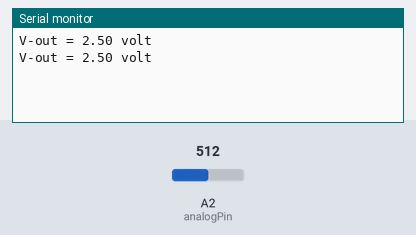
This sketch was run on a simulated Arduino Uno, built with avr-gcc and run on an emulated ATmega328P. On the bench: the last lines printed to the serial monitor. Inputs (shaded band) come from the test bench; at power-on: A2 (analogPin) = 512.

Above: at 1.5 s.
1.6 s: A2 (analogPin) set to 716
At 1.6 s:
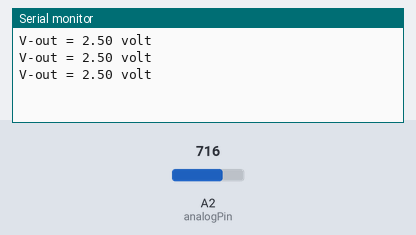
3.1 s: A2 (analogPin) set to 900
At 3.1 s:
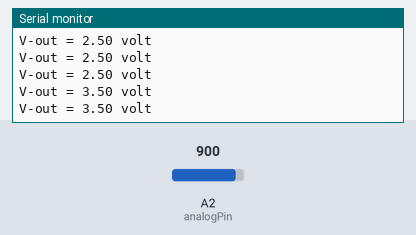
Timing chart, 0 to 6.1 s (numbered marks = the images above; inputs shaded):
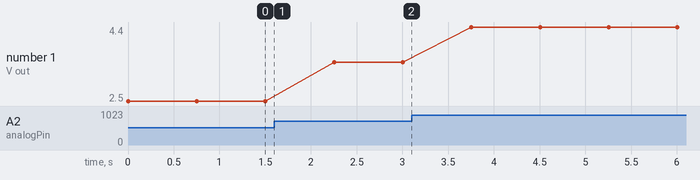

The sketch:

WorkingWithPotentiometer.ino
```cpp
int analogPin = A2;
float readVal;
float varVoltageOut;
int waitTime = 750;


void setup() {
  // put your setup code here, to run once:
  Serial.begin(9600);

}

void loop() {
  // put your main code here, to run repeatedly:
  readVal = analogRead(analogPin);
  varVoltageOut = (5./1023.)* readVal;
  Serial.print("V-out = ");
  Serial.print( varVoltageOut);
  Serial.print(" volt");
  Serial.println("");
  delay(waitTime);


}
```

Measured:
- plotted number 1: 2.5 → 3.5 after the input at 1.6 s, 3.5 → 4.4 after the input at 3.1 s
